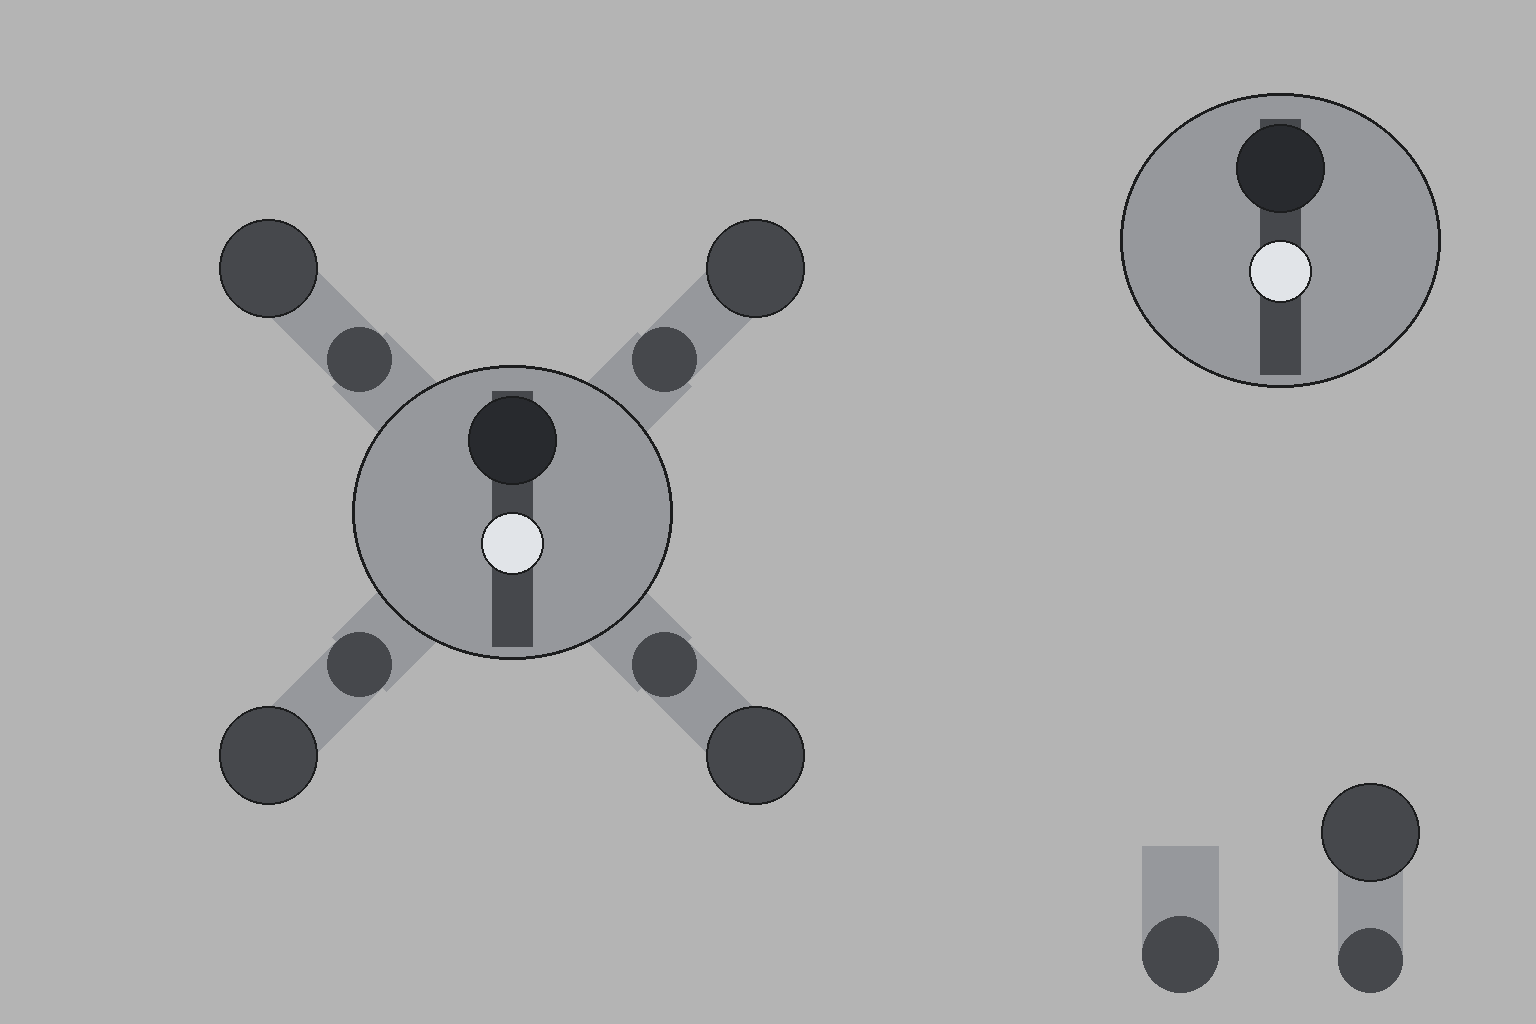

Recreate this plot in Python.
"""Geometry guide for Tri-Tachyon's light crawler (owner, from the high-tech frame concepts: "The far left crawler seems
like an interesting 'drone' concept ... light crawlers"): a small rounded carapace on four short legs.

Laid out as the derelict walker's guides are (art-source/derelict-walker/guide.py), so its parts are cut and drawn the
same way: one 1536 x 1024 canvas, 256 px a cell, flat grey ground, facing up;
  left  (0..1024)     the crawler assembled, four legs in an X, for proportion;
  right (1024..1536)  the parts the game draws, apart and upright: the carapace (top), the thigh (hip at its bottom,
                      knee at its top) and the shin (knee at its bottom, foot at its top).
The carapace is drawn bare (mech-lines.md, law 4): one empty round weapon socket at the front, where a gun mounts as
its own layer, and the shield emitter bulb behind it. export.py cuts the parts by the boxes in parts.json.

Run: python art-source/mech-modular-topdown/sources/hightech/crawler/guide.py
"""
import json
import math
from pathlib import Path

from PIL import Image, ImageDraw

HERE = Path(__file__).resolve().parent
CELL = 256
W, H = 1536, 1024
GROUND = (180, 180, 180, 255)
SHELL = (150, 152, 156, 255)
MACHINE = (70, 72, 76, 255)
SOCKET = (40, 42, 46, 255)
EMITTER = (225, 228, 232, 255)
EDGE = (28, 29, 30, 255)

BODY_W, BODY_H = 1.25, 1.15          # carapace, cells
THIGH_CELLS, SHIN_CELLS = 0.42, 0.50
LEG_W = 0.30
HIP_CELLS = 0.42                     # hips on a ring this far from the centre

PARTS = {
    "torso": (1060, 40, 1500, 440),
    "thigh": (1100, 640, 1260, 1000),
    "shin": (1290, 600, 1450, 1000),
}


def c(v):
    return round(v * CELL)


def carapace(d, cx, cy):
    w, h = c(BODY_W), c(BODY_H)
    d.ellipse((cx - w // 2, cy - h // 2, cx + w // 2, cy + h // 2), fill=SHELL, outline=EDGE, width=3)
    # machinery showing between the two shell halves, down the spine
    d.rectangle((cx - c(0.08), cy - h // 2 + c(0.1), cx + c(0.08), cy + h // 2 - c(0.05)), fill=MACHINE)
    r = c(0.17)
    d.ellipse((cx - r, cy - h // 2 + c(0.12), cx + r, cy - h // 2 + c(0.12) + 2 * r), fill=SOCKET, outline=EDGE,
              width=2)
    e = c(0.12)
    ey = cy + c(0.12)
    d.ellipse((cx - e, ey - e, cx + e, ey + e), fill=EMITTER, outline=EDGE, width=2)


def segment(d, x0, y0, x1, y1, width, foot=False):
    """A leg segment from (x0, y0) to (x1, y1), drawn as a thick capsule."""
    d.line((x0, y0, x1, y1), fill=SHELL, width=c(width))
    d.ellipse((x0 - c(width) // 2, y0 - c(width) // 2, x0 + c(width) // 2, y0 + c(width) // 2), fill=MACHINE)
    if foot:
        f = c(width * 0.75)
        d.ellipse((x1 - f, y1 - f, x1 + f, y1 + f), fill=MACHINE, outline=EDGE, width=2)


def main():
    img = Image.new("RGBA", (W, H), GROUND)
    d = ImageDraw.Draw(img)
    cx, cy = 512, 512
    for angle in (45, 135, 225, 315):
        a = math.radians(angle)
        hx, hy = cx + c(HIP_CELLS) * math.cos(a), cy - c(HIP_CELLS) * math.sin(a)
        kx, ky = hx + c(THIGH_CELLS) * math.cos(a), hy - c(THIGH_CELLS) * math.sin(a)
        fx, fy = kx + c(SHIN_CELLS) * math.cos(a), ky - c(SHIN_CELLS) * math.sin(a)
        segment(d, hx, hy, kx, ky, LEG_W)
        segment(d, kx, ky, fx, fy, LEG_W * 0.85, foot=True)
    carapace(d, cx, cy)
    x0, y0, x1, y1 = PARTS["torso"]
    carapace(d, (x0 + x1) // 2, (y0 + y1) // 2)
    for name, length, width, foot in (("thigh", THIGH_CELLS, LEG_W, False), ("shin", SHIN_CELLS, LEG_W * .85, True)):
        x0, y0, x1, y1 = PARTS[name]
        mx = (x0 + x1) // 2
        bottom = y1 - c(width) // 2 - 8
        segment(d, mx, bottom, mx, bottom - c(length), width, foot)
    img.save(HERE / "guide.png")
    (HERE / "parts.json").write_text(json.dumps({
        "canvas": [W, H], "cell": CELL,
        "parts": {k: list(v) for k, v in PARTS.items()},
        "thighCells": THIGH_CELLS, "shinCells": SHIN_CELLS, "jointInsetPx": 20,
    }, indent=2))
    print("wrote guide.png and parts.json")


if __name__ == "__main__":
    main()
